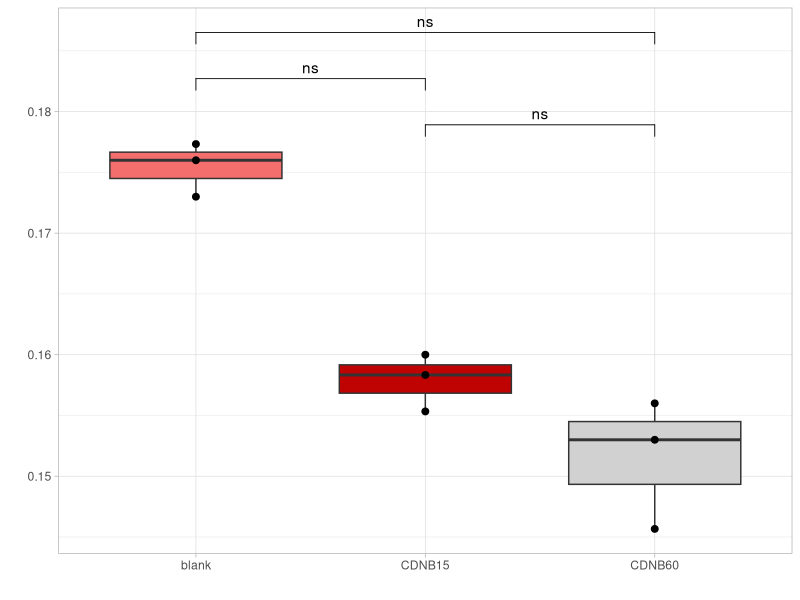
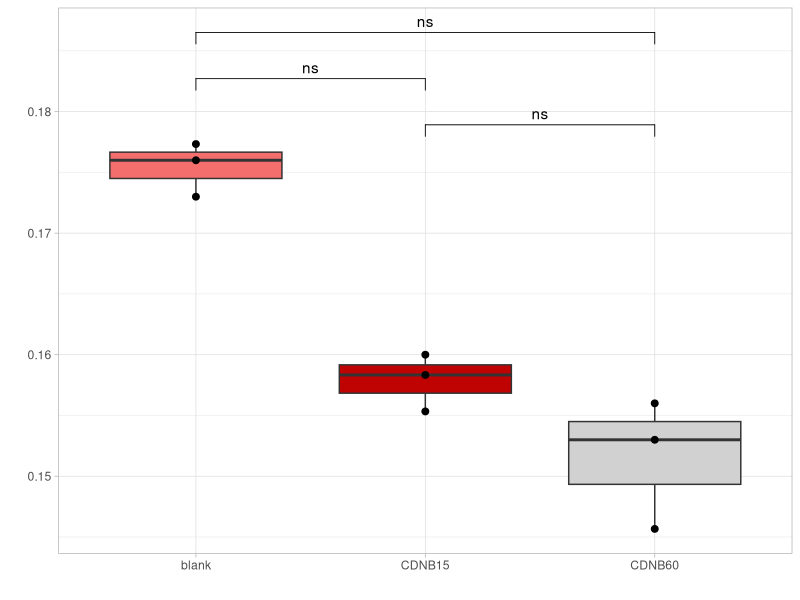

R code for these plots, in order:
library(ggplot2)
library(ggpubr)
library(openxlsx)
library(data.table)


all_Data <- data.table(
  read.xlsx("LoRRca_deformability.xlsx"))

use_Data <- subset(
  all_Data, shear == 0.53)

f.sample <- factor(
  use_Data$sample, level = c("blank", "CDNB15","CDNB60"))

ggplot(data = use_Data,
       aes(x = f.sample, y = EI)) +
  
  geom_boxplot(show.legend = FALSE, aes(fill = sample)) +
  scale_fill_manual(values=c("#f56e6e", "#bf0202", "#d1d1d1"), name ="") +
  
  geom_point(color = "#000000", size = 2) +
  
  labs(
    # title = (""), 
    x="", 
    y="") +
  
  theme(
    plot.title = element_blank()
  ) +
  
  theme_light() +
  
  stat_compare_means(comparisons = list(c("CDNB15","CDNB60"),
                                        c("blank","CDNB15"),
                                        c("blank","CDNB60")),
                     label = "p.signif", method = "wilcox.test")


ggsave("result_deformability.tiff", path = "C:/Users/miri/Desktop/R/R-graphs/Graphs and figures", units = "in", dpi=300, compression = 'lzw', width = 8, height = 6)
